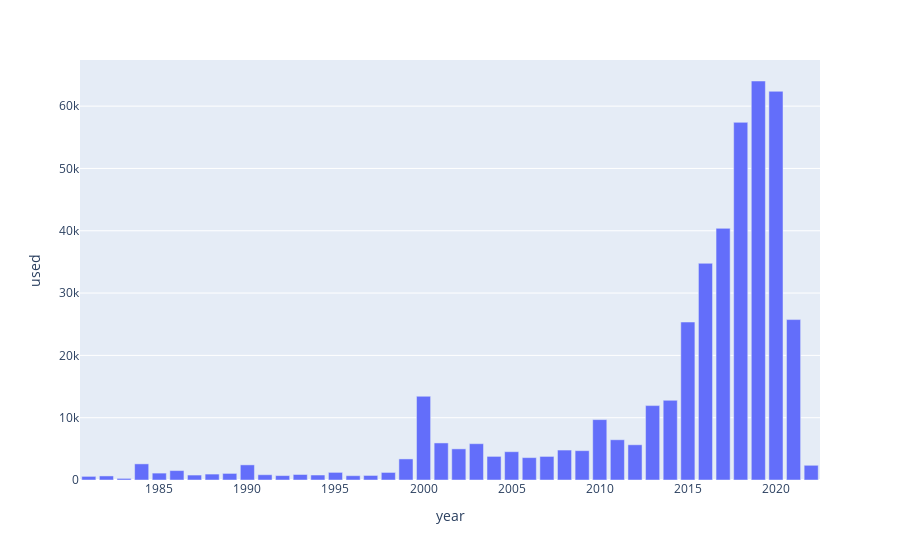

Notebook code cell kept with this figure:
### Code cell
px.bar(year_df[year_df.year.gt(1980) & year_df.year.lt(2023)], x="year", y="used")

### Figure 1 — Plotly figure (JSON) as saved in the notebook; plotly's stock layout.template omitted (floating-point values rounded to 4 significant figures)
{"data": [{"alignmentgroup": "True", "hovertemplate": "year=%{x}<br>used=%{y}<extra></extra>", "legendgroup": "", "marker": {"color": "#636efa", "pattern": {"shape": ""}}, "name": "", "offsetgroup": "", "orientation": "v", "showlegend": false, "textposition": "auto", "type": "bar", "x": [1981, 1982, 1983, 1984, 1985, 1986, 1987, 1988, 1989, 1990, 1991, 1992, 1993, 1994, 1995, 1996, 1997, 1998, 1999, 2000, 2001, 2002, 2003, 2004, 2005, 2006, 2007, 2008, 2009, 2010, 2011, 2012, 2013, 2014, 2015, 2016, 2017, 2018, 2019, 2020, 2021, 2022], "xaxis": "x", "y": [583, 651, 257, 2588, 1108, 1511, 795, 952, 1057, 2428, 848, 708, 884, 800, 1223, 691, 730, 1214, 3382, 13438, 5947, 4997, 5827, 3789, 4542, 3594, 3784, 4806, 4708, 9690, 6458, 5653, 11940, 12789, 25352, 34777, 40385, 57396, 64034, 62380, 25746, 2360], "yaxis": "y"}], "layout": {"barmode": "relative", "legend": {"tracegroupgap": 0}, "margin": {"t": 60}, "xaxis": {"anchor": "y", "domain": [0, 1], "title": {"text": "year"}}, "yaxis": {"anchor": "x", "domain": [0, 1], "title": {"text": "used"}}}}
